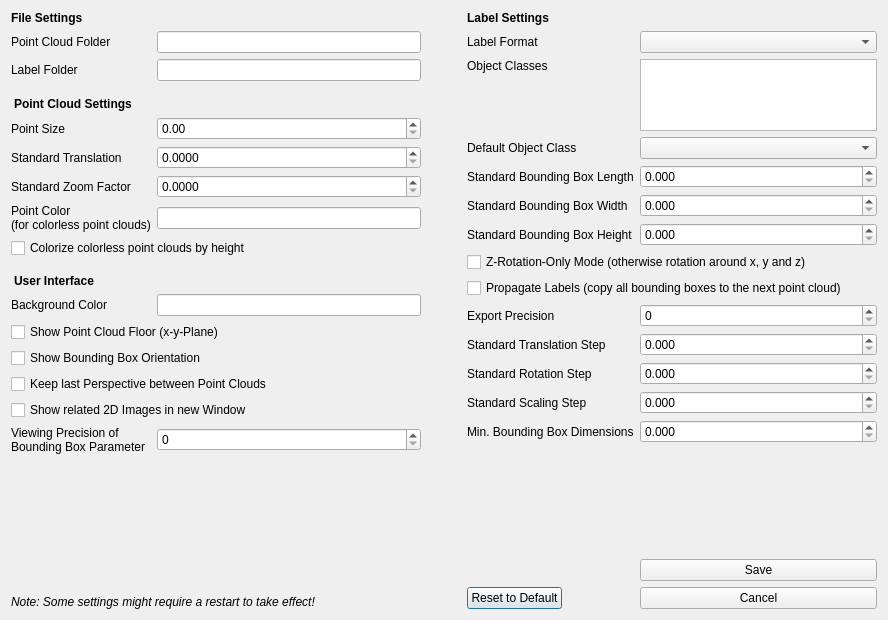
<?xml version="1.0" encoding="UTF-8"?>
<ui version="4.0">
 <class>SettingsDialog</class>
 <widget class="QDialog" name="SettingsDialog">
  <property name="geometry">
   <rect>
    <x>0</x>
    <y>0</y>
    <width>888</width>
    <height>620</height>
   </rect>
  </property>
  <property name="windowTitle">
   <string>Change Settings</string>
  </property>
  <layout class="QHBoxLayout" name="horizontalLayout">
   <item>
    <layout class="QGridLayout" name="gridLayout">
     <property name="sizeConstraint">
      <enum>QLayout::SetMaximumSize</enum>
     </property>
     <property name="rightMargin">
      <number>0</number>
     </property>
     <item row="13" column="1" colspan="2">
      <widget class="QCheckBox" name="checkBox_keepperspective">
       <property name="toolTip">
        <string>Applies the last perspective of the previous point cloud to the current point cloud when loading.</string>
       </property>
       <property name="text">
        <string>Keep last Perspective between Point Clouds</string>
       </property>
      </widget>
     </item>
     <item row="7" column="1">
      <widget class="QLabel" name="label_pointcolor">
       <property name="toolTip">
        <string>Point color for colorless point clouds (r,g,b).</string>
       </property>
       <property name="text">
        <string>Point Color
(for colorless point clouds)</string>
       </property>
      </widget>
     </item>
     <item row="2" column="1">
      <widget class="QLabel" name="label_labelfolder">
       <property name="toolTip">
        <string>Path to the folder where the label files will be saved.</string>
       </property>
       <property name="text">
        <string>Label Folder</string>
       </property>
      </widget>
     </item>
     <item row="9" column="1">
      <widget class="QLabel" name="title_userinterface">
       <property name="font">
        <font>
         <weight>75</weight>
         <bold>true</bold>
        </font>
       </property>
       <property name="styleSheet">
        <string notr="true">margin-top: 10px</string>
       </property>
       <property name="text">
        <string>User Interface</string>
       </property>
      </widget>
     </item>
     <item row="17" column="1" colspan="2">
      <widget class="QLabel" name="label">
       <property name="font">
        <font>
         <italic>true</italic>
        </font>
       </property>
       <property name="text">
        <string>Note: Some settings might require a restart to take effect!</string>
       </property>
      </widget>
     </item>
     <item row="5" column="1">
      <widget class="QLabel" name="label_standardtranslation">
       <property name="toolTip">
        <string>Standard step for point cloud translation.</string>
       </property>
       <property name="text">
        <string>Standard Translation</string>
       </property>
      </widget>
     </item>
     <item row="7" column="2">
      <widget class="QLineEdit" name="lineEdit_pointcolor">
       <property name="toolTip">
        <string>Point color for colorless point clouds (r,g,b).</string>
       </property>
      </widget>
     </item>
     <item row="10" column="2">
      <widget class="QLineEdit" name="lineEdit_backgroundcolor">
       <property name="toolTip">
        <string>Background color of the point cloud viewer (rgb).</string>
       </property>
      </widget>
     </item>
     <item row="1" column="2">
      <widget class="QLineEdit" name="lineEdit_pointcloudfolder">
       <property name="toolTip">
        <string>Path to the folder that contains the point cloud files.</string>
       </property>
      </widget>
     </item>
     <item row="2" column="2">
      <widget class="QLineEdit" name="lineEdit_labelfolder">
       <property name="toolTip">
        <string>Path to the folder where the label files will be saved.</string>
       </property>
      </widget>
     </item>
     <item row="12" column="1" colspan="2">
      <widget class="QCheckBox" name="checkBox_showbboxorientation">
       <property name="toolTip">
        <string>Visualizes the object's orientation with an arrow.</string>
       </property>
       <property name="text">
        <string>Show Bounding Box Orientation</string>
       </property>
      </widget>
     </item>
     <item row="6" column="1">
      <widget class="QLabel" name="label_standardzoom">
       <property name="toolTip">
        <string>Standard step for zooming.</string>
       </property>
       <property name="text">
        <string>Standard Zoom Factor</string>
       </property>
      </widget>
     </item>
     <item row="8" column="1" colspan="2">
      <widget class="QCheckBox" name="checkBox_colorizecolorless">
       <property name="toolTip">
        <string>Colerize colorless point clouds by height value.</string>
       </property>
       <property name="text">
        <string>Colorize colorless point clouds by height</string>
       </property>
      </widget>
     </item>
     <item row="4" column="2">
      <widget class="QDoubleSpinBox" name="doubleSpinBox_pointsize">
       <property name="toolTip">
        <string>Rasterized diameter of each point from the point cloud.</string>
       </property>
       <property name="decimals">
        <number>2</number>
       </property>
       <property name="maximum">
        <double>500.000000000000000</double>
       </property>
      </widget>
     </item>
     <item row="4" column="1">
      <widget class="QLabel" name="label_pointsize">
       <property name="toolTip">
        <string>Rasterized diameter of each point from the point cloud.</string>
       </property>
       <property name="text">
        <string>Point Size</string>
       </property>
      </widget>
     </item>
     <item row="15" column="2">
      <widget class="QSpinBox" name="spinBox_viewingprecision">
       <property name="toolTip">
        <string>number of decimal places shown for the parameters of the active bounding box.</string>
       </property>
      </widget>
     </item>
     <item row="6" column="2">
      <widget class="QDoubleSpinBox" name="doubleSpinBox_standardzoom">
       <property name="toolTip">
        <string>Standard step for zooming.</string>
       </property>
       <property name="decimals">
        <number>4</number>
       </property>
       <property name="singleStep">
        <double>0.010000000000000</double>
       </property>
      </widget>
     </item>
     <item row="5" column="2">
      <widget class="QDoubleSpinBox" name="doubleSpinBox_standardtranslation">
       <property name="toolTip">
        <string>Standard step for point cloud translation.</string>
       </property>
       <property name="decimals">
        <number>4</number>
       </property>
       <property name="singleStep">
        <double>0.010000000000000</double>
       </property>
      </widget>
     </item>
     <item row="11" column="1" colspan="2">
      <widget class="QCheckBox" name="checkBox_showfloor">
       <property name="toolTip">
        <string>Visualizes the pointcloud floor (x-y-plane) as a grid.</string>
       </property>
       <property name="text">
        <string>Show Point Cloud Floor (x-y-Plane)</string>
       </property>
      </widget>
     </item>
     <item row="15" column="1">
      <widget class="QLabel" name="label_viewingprecision">
       <property name="toolTip">
        <string>number of decimal places shown for the parameters of the active bounding box.</string>
       </property>
       <property name="text">
        <string>Viewing Precision of
Bounding Box Parameter</string>
       </property>
      </widget>
     </item>
     <item row="10" column="1">
      <widget class="QLabel" name="label_backgroundcolor">
       <property name="toolTip">
        <string>Background color of the point cloud viewer (rgb).</string>
       </property>
       <property name="text">
        <string>Background Color</string>
       </property>
      </widget>
     </item>
     <item row="0" column="1">
      <widget class="QLabel" name="title_filesettings">
       <property name="sizePolicy">
        <sizepolicy hsizetype="Preferred" vsizetype="Maximum">
         <horstretch>0</horstretch>
         <verstretch>0</verstretch>
        </sizepolicy>
       </property>
       <property name="font">
        <font>
         <weight>75</weight>
         <bold>true</bold>
        </font>
       </property>
       <property name="text">
        <string>File Settings</string>
       </property>
      </widget>
     </item>
     <item row="16" column="1">
      <spacer name="verticalSpacer_2">
       <property name="orientation">
        <enum>Qt::Vertical</enum>
       </property>
       <property name="sizeHint" stdset="0">
        <size>
         <width>20</width>
         <height>40</height>
        </size>
       </property>
      </spacer>
     </item>
     <item row="3" column="1" colspan="2">
      <widget class="QLabel" name="title_pointcloudsettings">
       <property name="sizePolicy">
        <sizepolicy hsizetype="Preferred" vsizetype="Maximum">
         <horstretch>0</horstretch>
         <verstretch>0</verstretch>
        </sizepolicy>
       </property>
       <property name="font">
        <font>
         <weight>75</weight>
         <bold>true</bold>
        </font>
       </property>
       <property name="styleSheet">
        <string notr="true">margin-top: 10px</string>
       </property>
       <property name="text">
        <string>Point Cloud Settings</string>
       </property>
      </widget>
     </item>
     <item row="1" column="1">
      <widget class="QLabel" name="label_pointcloudfolder">
       <property name="toolTip">
        <string>Path to the folder that contains the point cloud files.</string>
       </property>
       <property name="text">
        <string>Point Cloud Folder</string>
       </property>
      </widget>
     </item>
     <item row="14" column="1" colspan="2">
      <widget class="QCheckBox" name="checkBox_show2dimage">
       <property name="text">
        <string>Show related 2D Images in new Window</string>
       </property>
      </widget>
     </item>
    </layout>
   </item>
   <item>
    <spacer name="horizontalSpacer">
     <property name="orientation">
      <enum>Qt::Horizontal</enum>
     </property>
     <property name="sizeType">
      <enum>QSizePolicy::Fixed</enum>
     </property>
     <property name="sizeHint" stdset="0">
      <size>
       <width>40</width>
       <height>20</height>
      </size>
     </property>
    </spacer>
   </item>
   <item>
    <layout class="QGridLayout" name="gridLayout_2">
     <property name="sizeConstraint">
      <enum>QLayout::SetMaximumSize</enum>
     </property>
     <property name="rightMargin">
      <number>0</number>
     </property>
     <item row="10" column="1">
      <widget class="QLabel" name="label_exportprecision">
       <property name="toolTip">
        <string>Number of decimal places shown for the parameters of the active bounding box.</string>
       </property>
       <property name="text">
        <string>Export Precision</string>
       </property>
      </widget>
     </item>
     <item row="12" column="1">
      <widget class="QLabel" name="label_stdbboxtranslation">
       <property name="toolTip">
        <string>Standard step for translating the bounding box (meter).</string>
       </property>
       <property name="text">
        <string>Standard Translation Step</string>
       </property>
      </widget>
     </item>
     <item row="9" column="1" colspan="2">
      <widget class="QCheckBox" name="checkBox_propagatelabels">
       <property name="text">
        <string>Propagate Labels (copy all bounding boxes to the next point cloud)</string>
       </property>
      </widget>
     </item>
     <item row="18" column="1">
      <widget class="QPushButton" name="reset_button">
       <property name="sizePolicy">
        <sizepolicy hsizetype="Maximum" vsizetype="Fixed">
         <horstretch>0</horstretch>
         <verstretch>0</verstretch>
        </sizepolicy>
       </property>
       <property name="text">
        <string>Reset to Default</string>
       </property>
      </widget>
     </item>
     <item row="2" column="1">
      <widget class="QLabel" name="label_objectclasses">
       <property name="toolTip">
        <string>List of object classes for autocompletion in the text field.</string>
       </property>
       <property name="text">
        <string>Object Classes</string>
       </property>
       <property name="alignment">
        <set>Qt::AlignLeading|Qt::AlignLeft|Qt::AlignTop</set>
       </property>
      </widget>
     </item>
     <item row="2" column="2">
      <widget class="QPlainTextEdit" name="plainTextEdit_objectclasses">
       <property name="sizePolicy">
        <sizepolicy hsizetype="Expanding" vsizetype="Maximum">
         <horstretch>0</horstretch>
         <verstretch>0</verstretch>
        </sizepolicy>
       </property>
       <property name="toolTip">
        <string>List of object classes for autocompletion in the text field.</string>
       </property>
       <property name="sizeAdjustPolicy">
        <enum>QAbstractScrollArea::AdjustToContents</enum>
       </property>
      </widget>
     </item>
     <item row="7" column="2">
      <widget class="QDoubleSpinBox" name="doubleSpinBox_stdbboxheight">
       <property name="toolTip">
        <string>Default height of the bounding box (for picking mode).</string>
       </property>
       <property name="decimals">
        <number>3</number>
       </property>
       <property name="maximum">
        <double>500.000000000000000</double>
       </property>
       <property name="singleStep">
        <double>0.100000000000000</double>
       </property>
      </widget>
     </item>
     <item row="15" column="1">
      <widget class="QLabel" name="label_minbboxdimensions">
       <property name="toolTip">
        <string>Minimum value for the length, width and height of a bounding box.</string>
       </property>
       <property name="text">
        <string>Min. Bounding Box Dimensions</string>
       </property>
      </widget>
     </item>
     <item row="13" column="1">
      <widget class="QLabel" name="label_stdbboxrotation">
       <property name="toolTip">
        <string>Standard step for rotating the bounding box (degree).</string>
       </property>
       <property name="text">
        <string>Standard Rotation Step</string>
       </property>
      </widget>
     </item>
     <item row="1" column="1">
      <widget class="QLabel" name="label_labelformat">
       <property name="toolTip">
        <string>Format for exporting labels.</string>
       </property>
       <property name="text">
        <string>Label Format</string>
       </property>
      </widget>
     </item>
     <item row="6" column="1">
      <widget class="QLabel" name="label_stdbboxwidth">
       <property name="toolTip">
        <string>Default width of the bounding box (for picking mode).</string>
       </property>
       <property name="text">
        <string>Standard Bounding Box Width</string>
       </property>
      </widget>
     </item>
     <item row="16" column="1">
      <spacer name="verticalSpacer">
       <property name="orientation">
        <enum>Qt::Vertical</enum>
       </property>
       <property name="sizeType">
        <enum>QSizePolicy::Expanding</enum>
       </property>
       <property name="sizeHint" stdset="0">
        <size>
         <width>20</width>
         <height>30</height>
        </size>
       </property>
      </spacer>
     </item>
     <item row="14" column="2">
      <widget class="QDoubleSpinBox" name="doubleSpinBox_stdbboxscaling">
       <property name="toolTip">
        <string>Standard step for scaling the bounding box.</string>
       </property>
       <property name="decimals">
        <number>3</number>
       </property>
       <property name="maximum">
        <double>500.000000000000000</double>
       </property>
       <property name="singleStep">
        <double>0.010000000000000</double>
       </property>
      </widget>
     </item>
     <item row="10" column="2">
      <widget class="QSpinBox" name="spinBox_exportprecision">
       <property name="toolTip">
        <string>Number of decimal places shown for the parameters of the active bounding box.</string>
       </property>
      </widget>
     </item>
     <item row="13" column="2">
      <widget class="QDoubleSpinBox" name="doubleSpinBox_stdbboxrotation">
       <property name="toolTip">
        <string>Standard step for rotating the bounding box (degree).</string>
       </property>
       <property name="decimals">
        <number>3</number>
       </property>
       <property name="maximum">
        <double>364.000000000000000</double>
       </property>
       <property name="singleStep">
        <double>0.100000000000000</double>
       </property>
      </widget>
     </item>
     <item row="5" column="1">
      <widget class="QLabel" name="label_stdbboxlength">
       <property name="toolTip">
        <string>Default length of the bounding box (for picking mode).</string>
       </property>
       <property name="text">
        <string>Standard Bounding Box Length</string>
       </property>
      </widget>
     </item>
     <item row="16" column="2">
      <spacer name="verticalSpacer_3">
       <property name="orientation">
        <enum>Qt::Vertical</enum>
       </property>
       <property name="sizeType">
        <enum>QSizePolicy::Expanding</enum>
       </property>
       <property name="sizeHint" stdset="0">
        <size>
         <width>20</width>
         <height>40</height>
        </size>
       </property>
      </spacer>
     </item>
     <item row="4" column="1">
      <widget class="QLabel" name="label_defaultobjectclass">
       <property name="sizePolicy">
        <sizepolicy hsizetype="Preferred" vsizetype="Maximum">
         <horstretch>0</horstretch>
         <verstretch>0</verstretch>
        </sizepolicy>
       </property>
       <property name="toolTip">
        <string>Default object class for new bounding boxes.</string>
       </property>
       <property name="text">
        <string>Default Object Class</string>
       </property>
      </widget>
     </item>
     <item row="12" column="2">
      <widget class="QDoubleSpinBox" name="doubleSpinBox_stdbboxtranslation">
       <property name="toolTip">
        <string>Standard step for translating the bounding box (meter).</string>
       </property>
       <property name="decimals">
        <number>3</number>
       </property>
       <property name="maximum">
        <double>500.000000000000000</double>
       </property>
       <property name="singleStep">
        <double>0.100000000000000</double>
       </property>
      </widget>
     </item>
     <item row="5" column="2">
      <widget class="QDoubleSpinBox" name="doubleSpinBox_stdbboxlength">
       <property name="toolTip">
        <string>Default length of the bounding box (for picking mode).</string>
       </property>
       <property name="decimals">
        <number>3</number>
       </property>
       <property name="maximum">
        <double>500.000000000000000</double>
       </property>
       <property name="singleStep">
        <double>0.100000000000000</double>
       </property>
      </widget>
     </item>
     <item row="4" column="2">
      <widget class="QComboBox" name="comboBox_defaultobjectclass">
       <property name="toolTip">
        <string>Default object class for new bounding boxes.</string>
       </property>
      </widget>
     </item>
     <item row="6" column="2">
      <widget class="QDoubleSpinBox" name="doubleSpinBox_stdbboxwidth">
       <property name="toolTip">
        <string>Default width of the bounding box (for picking mode).</string>
       </property>
       <property name="decimals">
        <number>3</number>
       </property>
       <property name="maximum">
        <double>500.000000000000000</double>
       </property>
       <property name="singleStep">
        <double>0.100000000000000</double>
       </property>
      </widget>
     </item>
     <item row="7" column="1">
      <widget class="QLabel" name="label_stdbboxheight">
       <property name="toolTip">
        <string>Default height of the bounding box (for picking mode).</string>
       </property>
       <property name="text">
        <string>Standard Bounding Box Height</string>
       </property>
      </widget>
     </item>
     <item row="15" column="2">
      <widget class="QDoubleSpinBox" name="doubleSpinBox_minbboxdimensions">
       <property name="toolTip">
        <string>Minimum value for the length, width and height of a bounding box.</string>
       </property>
       <property name="decimals">
        <number>3</number>
       </property>
       <property name="singleStep">
        <double>0.001000000000000</double>
       </property>
      </widget>
     </item>
     <item row="1" column="2">
      <widget class="QComboBox" name="comboBox_labelformat">
       <property name="toolTip">
        <string>Format for exporting labels.</string>
       </property>
      </widget>
     </item>
     <item row="14" column="1">
      <widget class="QLabel" name="label_stdbboxscaling">
       <property name="toolTip">
        <string>Standard step for scaling the bounding box.</string>
       </property>
       <property name="text">
        <string>Standard Scaling Step</string>
       </property>
      </widget>
     </item>
     <item row="8" column="1" colspan="2">
      <widget class="QCheckBox" name="checkBox_zrotationonly">
       <property name="toolTip">
        <string>Only allow z-rotation of bounding boxes. Deactivate to also label x- &amp; y-rotation.</string>
       </property>
       <property name="text">
        <string>Z-Rotation-Only Mode (otherwise rotation around x, y and z)</string>
       </property>
      </widget>
     </item>
     <item row="0" column="1">
      <widget class="QLabel" name="title_labelsettings">
       <property name="sizePolicy">
        <sizepolicy hsizetype="Preferred" vsizetype="Maximum">
         <horstretch>0</horstretch>
         <verstretch>0</verstretch>
        </sizepolicy>
       </property>
       <property name="font">
        <font>
         <weight>75</weight>
         <bold>true</bold>
        </font>
       </property>
       <property name="text">
        <string>Label Settings</string>
       </property>
      </widget>
     </item>
     <item row="17" column="2">
      <widget class="QPushButton" name="save_button">
       <property name="text">
        <string>Save</string>
       </property>
      </widget>
     </item>
     <item row="18" column="2">
      <widget class="QPushButton" name="cancel_button">
       <property name="text">
        <string>Cancel</string>
       </property>
      </widget>
     </item>
    </layout>
   </item>
  </layout>
 </widget>
 <resources/>
 <connections>
  <connection>
   <sender>checkBox_colorizecolorless</sender>
   <signal>toggled(bool)</signal>
   <receiver>lineEdit_pointcolor</receiver>
   <slot>setHidden(bool)</slot>
   <hints>
    <hint type="sourcelabel">
     <x>199</x>
     <y>246</y>
    </hint>
    <hint type="destinationlabel">
     <x>281</x>
     <y>217</y>
    </hint>
   </hints>
  </connection>
  <connection>
   <sender>checkBox_colorizecolorless</sender>
   <signal>toggled(bool)</signal>
   <receiver>label_pointcolor</receiver>
   <slot>setDisabled(bool)</slot>
   <hints>
    <hint type="sourcelabel">
     <x>199</x>
     <y>246</y>
    </hint>
    <hint type="destinationlabel">
     <x>87</x>
     <y>217</y>
    </hint>
   </hints>
  </connection>
 </connections>
</ui>
